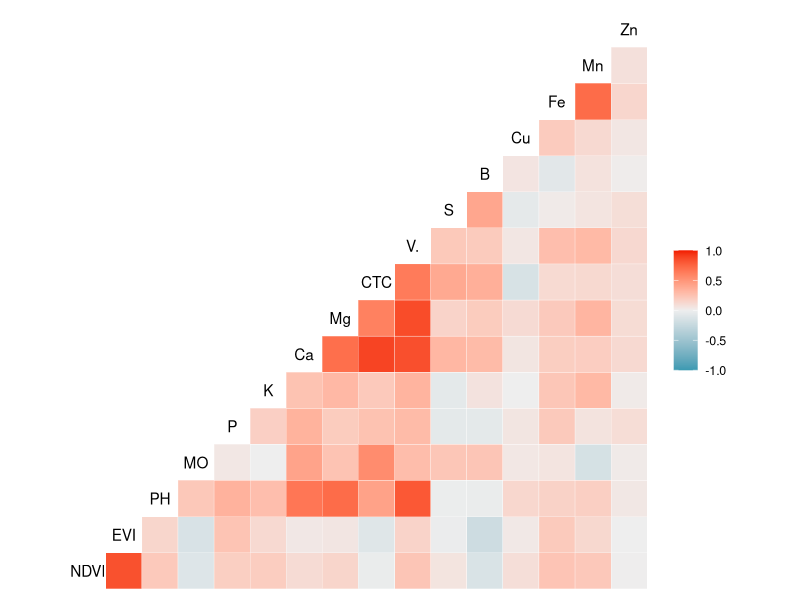
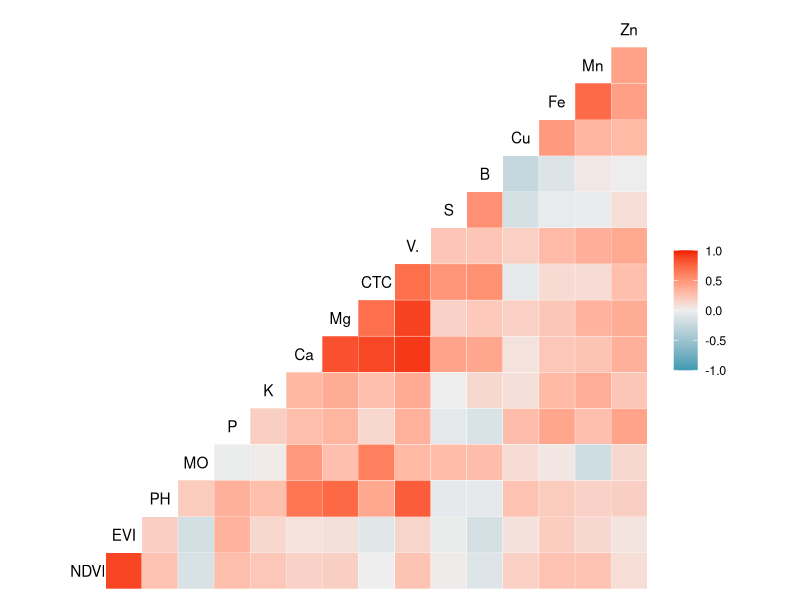

The R source for these figures, in order: (Note: this script raises an error after producing the figures.)
dfVI <- readxl::read_excel('dados_ndvi_evi.xlsx') 

dfFert <- readxl::read_excel('dados_fertilidade.xlsx') |> 
  dplyr::select(-c(Latitude,Longitude))

#### recorte banco de dados para média anual, ndvi e fertilidade - analise de correlação
dfanual <- dfVI |> 
  dplyr::mutate(Ano = lubridate::year(Data)) |> #refazer o ano
  dplyr::select(Gleba,Ponto,Ano,NDVI,EVI) |> #selecionar as variaveis q quer do df original
  dplyr::group_by(Gleba,Ponto,Ano) |> #agrupar por varaiveis desejadas
  dplyr::summarise_all(mean) |> #sumarizar por alguma função
  dplyr::left_join(dfFert) |> # juntar com outro df pelas variaveis de MESMO nome
  na.omit() # retira NA

write.csv(dfanual,'bd_parcial_mean.csv')

#### Análise correlação direto (pearson) geral

dfVI |> 
  dplyr::mutate(Ano = lubridate::year(Data)) |> #refazer o ano
  dplyr::select(Gleba,Ponto,Ano,NDVI,EVI) |> #selecionar as variaveis q quer do df original
  dplyr::group_by(Gleba,Ponto,Ano) |> #agrupar por varaiveis desejadas
  dplyr::summarise_all(mean) |> #sumarizar por alguma função
  dplyr::left_join(dfFert) |> # juntar com outro df pelas variaveis de MESMO nome
  na.omit() |># retira NA
  dplyr::ungroup() |> 
  dplyr::select(-c(Gleba,Ponto,Ano)) |> 
  GGally::ggcorr()

#### Análise correlação direto (speraman) geral

dfVI |> 
  dplyr::mutate(Ano = lubridate::year(Data)) |> #refazer o ano
  dplyr::select(Gleba,Ponto,Ano,NDVI,EVI) |> #selecionar as variaveis q quer do df original
  dplyr::group_by(Gleba,Ponto,Ano) |> #agrupar por varaiveis desejadas
  dplyr::summarise_all(mean) |> #sumarizar por alguma função
  dplyr::left_join(dfFert) |> # juntar com outro df pelas variaveis de MESMO nome
  na.omit() |># retira NA
  dplyr::ungroup() |> 
  dplyr::select(-c(Gleba,Ponto,Ano)) |> 
  GGally::ggcorr(method = c('pairwise','spearman'))

cortable <- dfVI |> 
  dplyr::mutate(Ano = lubridate::year(Data)) |> #refazer o ano
  dplyr::select(Gleba,Ponto,Ano,NDVI,EVI) |> #selecionar as variaveis q quer do df original
  dplyr::group_by(Gleba,Ponto,Ano) |> #agrupar por varaiveis desejadas
  dplyr::summarise_all(mean) |> #sumarizar por alguma função
  dplyr::left_join(dfFert) |> # juntar com outro df pelas variaveis de MESMO nome
  na.omit() |>
  dplyr::ungroup() |> 
  dplyr::select(-c(Gleba,Ponto,Ano)) |> 
  cor(method = 'spearman') |> 
  as.data.frame(cortable)

write.csv(cortable,'tabela_correlacao_spearman.csv')

cortable_pearson <- dfVI |> 
  dplyr::mutate(Ano = lubridate::year(Data)) |> #refazer o ano
  dplyr::select(Gleba,Ponto,Ano,NDVI,EVI) |> #selecionar as variaveis q quer do df original
  dplyr::group_by(Gleba,Ponto,Ano) |> #agrupar por varaiveis desejadas
  dplyr::summarise_all(mean) |> #sumarizar por alguma função
  dplyr::left_join(dfFert) |> # juntar com outro df pelas variaveis de MESMO nome
  na.omit() |>
  dplyr::ungroup() |> 
  dplyr::select(-c(Gleba,Ponto,Ano)) |> 
  cor(method = 'pearson') |> 
  as.data.frame(cortable)

write.csv(cortable,'tabela_correlacao_pearson.csv')

#### pairplot geral (distribuição, disperção, correlação de Spearman)

dfVI |> 
  dplyr::mutate(Ano = lubridate::year(Data)) |> #refazer o ano
  dplyr::select(Gleba,Ponto,Ano,NDVI,EVI) |> #selecionar as variaveis q quer do df original
  dplyr::group_by(Gleba,Ponto,Ano) |> #agrupar por varaiveis desejadas
  dplyr::summarise_all(mean) |> #sumarizar por alguma função
  dplyr::left_join(dfFert) |> # juntar com outro df pelas variaveis de MESMO nome
  na.omit() |> 
  dplyr::ungroup() |> 
  dplyr::select(-c(Gleba,Ponto,Ano,EVI)) |>
  GGally::ggpairs(upper=list(continuous = GGally::wrap("cor", 
                                                       method = "spearman")))


#### pairplot por gleba (distribuição, disperção, correlação de Spearman) somente NDVI e P

dfVI |> 
  dplyr::mutate(Ano = lubridate::year(Data)) |> #refazer o ano
  dplyr::select(Gleba,Ponto,Ano,NDVI,EVI) |> #selecionar as variaveis q quer do df original
  dplyr::group_by(Gleba,Ponto,Ano) |> #agrupar por varaiveis desejadas
  dplyr::summarise_all(mean) |> #sumarizar por alguma função
  dplyr::left_join(dfFert) |> # juntar com outro df pelas variaveis de MESMO nome
  na.omit() |> 
  dplyr::filter(P<100) |> 
  dplyr::ungroup() |> 
  dplyr::select(Gleba,NDVI,EVI,P) |> 
  dplyr::mutate(
    Gleba = as.character(Gleba)
  ) |> 
  GGally::ggpairs(ggplot2::aes(colour=Gleba)
                  ,upper=list(continuous = GGally::wrap("cor", 
                                                        method = "spearman")))




####### Pairplot por gleba e periodo do ano 
## (distribuição, disperção, correlação de Spearman) somente NDVI, EVI e P
dfVI |> 
  dplyr::mutate(Ano = lubridate::year(Data),
                Mes = lubridate::month(Data)) |> #refazer o ano
  dplyr::select(Gleba,Ponto,Ano, Mes,NDVI,EVI) |> 
  dplyr::filter(Mes == 05| Mes == 06|Mes == 07|Mes == 08) |> #selecionar as variaveis q quer do df original
  dplyr::group_by(Gleba,Ponto,Ano) |> #agrupar por varaiveis desejadas
  dplyr::summarise_all(mean) |> #sumarizar por alguma função
  dplyr::left_join(dfFert) |> # juntar com outro df pelas variaveis de MESMO nome
  na.omit() |> 
  dplyr::filter(P<100) |> 
  dplyr::ungroup() |> 
  dplyr::select(Gleba,NDVI,EVI,P) |> 
  dplyr::mutate(
    Gleba = as.character(Gleba)
  ) |> 
  GGally::ggpairs(ggplot2::aes(colour=Gleba)
                  ,upper=list(continuous = GGally::wrap("cor", 
                                                        method = "spearman")))
